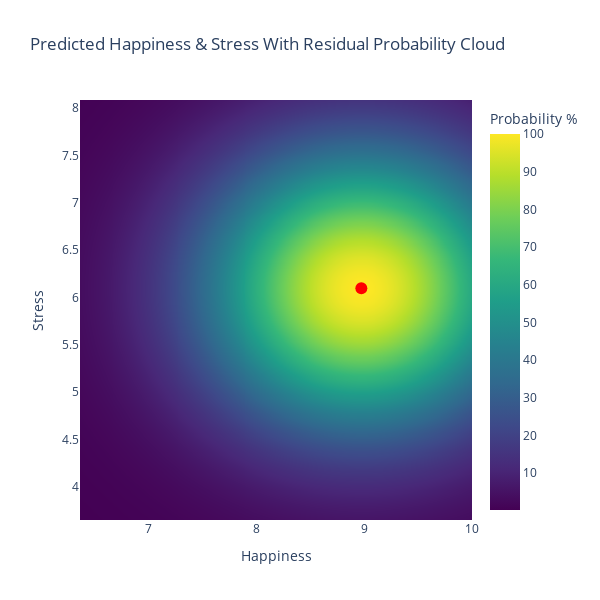

The notebook cell saved with this chart:
### Code cell
# Visualization of prediction with brobability cloud
# AI used for visualisation enchancment

# --------------------------------------------
# 1. Prepare new_user (must add engineered features!)
# --------------------------------------------
new_user = pd.DataFrame([{
    "Age": 27,
    "Daily_Screen_Time(hrs)": 4.2,
    "Social_Media_Platform": "Instagram",
    "Exercise_Frequency(week)": 4,
    "Days_Without_Social_Media": 1,
    "Sleep_Quality(1-10)": 6
}])

# Add engineered features (since pipeline no longer does it)
new_user["Balance_Score"] = (
    (new_user["Exercise_Frequency(week)"] + 1) *
    (new_user["Days_Without_Social_Media"] + 1) /
    new_user["Daily_Screen_Time(hrs)"]
)

new_user["Screen_per_Exercise"] = (
    new_user["Daily_Screen_Time(hrs)"] /
    (new_user["Exercise_Frequency(week)"] + 1)
)

# Predict
prediction = final_pipeline.predict(new_user)
happiness_pred = prediction[0][0]
stress_pred = prediction[0][1]


# --------------------------------------------
# 2. Compute residuals on test set
# --------------------------------------------
# The test set X_test also have engineered features
X_test_fe = X_test.copy()

X_test_fe["Balance_Score"] = (
    (X_test_fe["Exercise_Frequency(week)"] + 1) *
    (X_test_fe["Days_Without_Social_Media"] + 1) /
    X_test_fe["Daily_Screen_Time(hrs)"]
)

X_test_fe["Screen_per_Exercise"] = (
    X_test_fe["Daily_Screen_Time(hrs)"] /
    (X_test_fe["Exercise_Frequency(week)"] + 1)
)

# Prediction on enhanced test set
y_test_pred = final_pipeline.predict(X_test_fe)

y_test_df = y_test.reset_index(drop=True)
y_test_pred_df = pd.DataFrame(y_test_pred, columns=y_test.columns)

residuals = y_test_df - y_test_pred_df

happiness_min = max(happiness_pred + residuals["Happiness_Index(1-10)"].min(), 0)
happiness_max = min(happiness_pred + residuals["Happiness_Index(1-10)"].max(), 10)
stress_min = max(stress_pred + residuals["Stress_Level(1-10)"].min(), 0)
stress_max = min(stress_pred + residuals["Stress_Level(1-10)"].max(), 10)


# --------------------------------------------
# 3. Create probability cloud grid
# --------------------------------------------
grid_size = 200
happiness_grid = np.linspace(happiness_min, happiness_max, grid_size)
stress_grid = np.linspace(stress_min, stress_max, grid_size)
H, S = np.meshgrid(happiness_grid, stress_grid)

happiness_std = residuals["Happiness_Index(1-10)"].std()
stress_std = residuals["Stress_Level(1-10)"].std()

Z = np.exp(
    -(((H - happiness_pred)**2)/(2 * happiness_std**2) +
      ((S - stress_pred)**2)/(2 * stress_std**2))
)

Z_percent = (Z / Z.max()) * 100


# --------------------------------------------
# 4. Plot heatmap with Plotly
# --------------------------------------------
fig = go.Figure()

fig.add_trace(go.Heatmap(
    z=Z_percent,
    x=happiness_grid,
    y=stress_grid,
    colorscale='Viridis',
    colorbar=dict(title='Probability %'),
    zsmooth='best'
))

fig.add_trace(go.Scatter(
    x=[happiness_pred],
    y=[stress_pred],
    mode='markers',
    marker=dict(color='red', size=12),
    name='Predicted Value'
))

fig.update_layout(
    title='Predicted Happiness & Stress With Residual Probability Cloud',
    xaxis_title='Happiness',
    yaxis_title='Stress',
    xaxis=dict(range=[happiness_min, happiness_max]),
    yaxis=dict(range=[stress_min, stress_max]),
    width=600,
    height=600
)

fig.show()

### Figure 1 — Plotly figure (JSON) as saved in the notebook; plotly's stock layout.template omitted (floating-point values rounded to 4 significant figures; data arrays with more than 128 entries replaced by an {"elided": "..."} marker saying what was removed)
{"data": [{"colorbar": {"title": {"text": "Probability %"}}, "colorscale": [[0, "#440154"], [0.1111, "#482878"], [0.2222, "#3e4989"], [0.3333, "#31688e"], [0.4444, "#26828e"], [0.5556, "#1f9e89"], [0.6667, "#35b779"], [0.7778, "#6ece58"], [0.8889, "#b5de2b"], [1, "#fde725"]], "type": "heatmap", "x": {"elided": "200 float values"}, "y": {"elided": "200 float values"}, "z": {"elided": "200x200 float values"}, "zsmooth": "best"}, {"marker": {"color": "red", "size": 12}, "mode": "markers", "name": "Predicted Value", "type": "scatter", "x": [8.974], "y": [6.098]}], "layout": {"height": 600, "title": {"text": "Predicted Happiness & Stress With Residual Probability Cloud"}, "width": 600, "xaxis": {"range": [6.366, 10], "title": {"text": "Happiness"}}, "yaxis": {"range": [3.652, 8.084], "title": {"text": "Stress"}}}}
